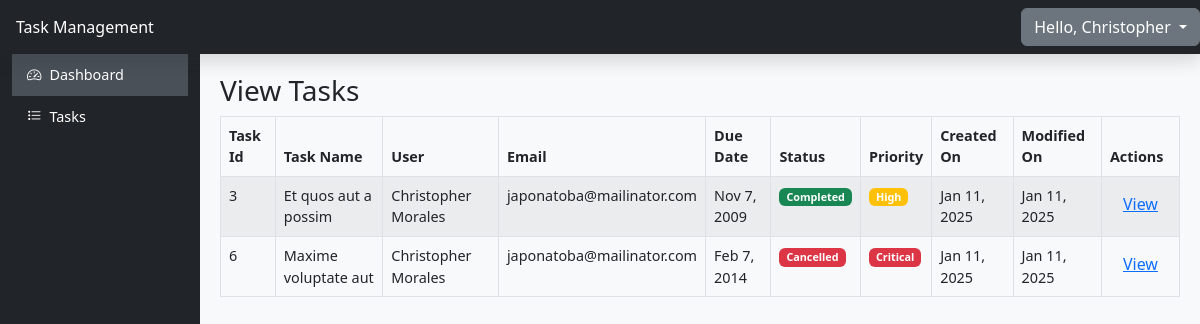
The page /tasks/list.php (signed in) on the database its author committed.
### tables this page shows
CREATE TABLE `tasks` (
  `id` int NOT NULL,
  `title` varchar(255) NOT NULL,
  `description` text,
  `assigned_to` int DEFAULT NULL,
  `status` enum('Pending','In Progress','Completed','On Hold','Cancelled') DEFAULT 'Pending',
  `priority` enum('Low','Medium','High','Critical') DEFAULT 'Medium',
  `due_date` date DEFAULT NULL,
  `created_at` timestamp NULL DEFAULT CURRENT_TIMESTAMP,
  `updated_at` timestamp NULL DEFAULT CURRENT_TIMESTAMP ON UPDATE CURRENT_TIMESTAMP
);

CREATE TABLE `users` (
  `id` int NOT NULL,
  `first_name` varchar(50) DEFAULT NULL,
  `last_name` varchar(50) DEFAULT NULL,
  `email` varchar(100) NOT NULL,
  `password` varchar(255) NOT NULL,
  `role` enum('Admin','User') DEFAULT 'User',
  `status` enum('Active','Inactive') DEFAULT 'Active',
  `created_at` timestamp NULL DEFAULT CURRENT_TIMESTAMP,
  `updated_at` timestamp NULL DEFAULT CURRENT_TIMESTAMP ON UPDATE CURRENT_TIMESTAMP
);

### tasks/list.php (the view, shortened to what this page needs)
<?php
include "../header.php";
include "../sidebar.php";
include "../db_connection.php";
$userId = $_SESSION['user']['id'];
$statusColors = ['Completed' => 'success', 'Pending' => 'primary', 'In Progress' => 'info', 'On Hold' => 'warning', 'Cancelled' => 'danger'];
$priorityColors = ['Low' => 'light', 'Medium' => 'info', 'High' => 'warning', 'Critical' => 'danger'];
$whereClause = isset($_GET['status']) ? "WHERE t.status = '$_GET[status]'" : "";
$whereClause .= ($whereClause ? " AND " : "WHERE ") . "t.assigned_to = $userId";
$tasks = $conn->query("SELECT t.id, t.title, t.status, t.priority, t.due_date, t.created_at,t.updated_at,  CONCAT(u.first_name , ' ', u.last_name) AS assigned_user, u.email FROM tasks t LEFT JOIN users u ON t.assigned_to = u.id $whereClause ORDER BY t.due_date ASC ");
?>
<div class="row">
    <div class="col-md-6">
        <h3>View Tasks</h3>
    </div>
</div>
<table class="table table-bordered table-striped">
    <thead>
        <tr>
            <th>Task Id</th>
            <th>Task Name</th>
            <th>User</th>
            <th>Email</th>
            <th>Due Date</th>
            <th>Status</th>
            <th>Priority</th>
            <th>Created On</th>
            <th>Modified On</th>
            <th>Actions</th>
        </tr>
    </thead>
    <tbody>
        <?php if ($tasks->num_rows > 0): ?>
            <?php while ($row = $tasks->fetch_assoc()): ?>
                <tr>
                    <td><?php echo htmlspecialchars($row['id']); ?></td>
                    <td><?php echo htmlspecialchars($row['title']); ?></td>
                    <td><?php echo htmlspecialchars($row['assigned_user']); ?></td>
                    <td><?php echo htmlspecialchars($row['email']); ?></td>
                    <td>
                        <?php echo htmlspecialchars(date('M j, Y', strtotime($row['due_date']))); ?>
                    </td>
                    <td><span class="badge bg-<?= htmlspecialchars($statusColors[$row['status']] ?? 'secondary') ?>"><?= $row['status'] ?></span></td>
                    <td>
                        <span class="badge bg-<?= htmlspecialchars($priorityColors[$row['priority']] ?? 'secondary') ?>">
                            <?= htmlspecialchars($row['priority'] ?? 'Unknown') ?>
                        </span>
                    </td>
                    <td>
                        <?php echo htmlspecialchars(date('M j, Y', strtotime($row['created_at']))); ?>
                    </td>
                    <td>
                        <?php echo htmlspecialchars(date('M j, Y', strtotime($row['updated_at']))); ?>
                    </td>
                    <td>
                        <form action="viewTask.php" method="POST">
                            <button type="submit" class="btn btn-link" name="viewTask" value=<?= $row['id'] ?>>View</button>
                        </form>
                    </td>
                </tr>
            <?php endwhile; ?>
        <?php else: ?>
            <tr>
                <td colspan="10" class="text-center">No tasks found.</td>
            </tr>
        <?php endif; ?>
    </tbody>
</table>
<?php include "../footer.php";

### styles.css (style rules this page uses)
body { font-size: 0.9rem; }

### rows shown on the page
tasks: id "3", title "Et quos aut a possim", assigned_user "Christopher Morales", assigned_to.email "japonatoba@mailinator.com", due_date "Nov 7, 2009", status "Completed", priority "High", created_at "Jan 11, 2025", updated_at "Jan 11, 2025"
tasks: id "6", title "Maxime voluptate aut", assigned_user "Christopher Morales", assigned_to.email "japonatoba@mailinator.com", due_date "Feb 7, 2014", status "Cancelled", priority "Critical", created_at "Jan 11, 2025", updated_at "Jan 11, 2025"

### other values the page prints
$userName "Christopher"
